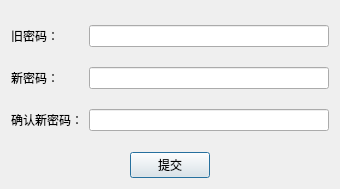
<?xml version="1.0" encoding="UTF-8"?>
<ui version="4.0">
 <class>PassWordDialog</class>
 <widget class="QDialog" name="PassWordDialog">
  <property name="geometry">
   <rect>
    <x>0</x>
    <y>0</y>
    <width>340</width>
    <height>189</height>
   </rect>
  </property>
  <property name="windowTitle">
   <string>Dialog</string>
  </property>
  <layout class="QVBoxLayout" name="verticalLayout">
   <item>
    <widget class="QWidget" name="widget" native="true">
     <property name="sizePolicy">
      <sizepolicy hsizetype="Preferred" vsizetype="Expanding">
       <horstretch>0</horstretch>
       <verstretch>0</verstretch>
      </sizepolicy>
     </property>
     <layout class="QGridLayout" name="gridLayout">
      <property name="leftMargin">
       <number>0</number>
      </property>
      <property name="topMargin">
       <number>0</number>
      </property>
      <property name="rightMargin">
       <number>0</number>
      </property>
      <property name="bottomMargin">
       <number>0</number>
      </property>
      <item row="1" column="0">
       <widget class="QLabel" name="label_2">
        <property name="text">
         <string>新密码：</string>
        </property>
       </widget>
      </item>
      <item row="0" column="1">
       <widget class="QLineEdit" name="oldPassWord"/>
      </item>
      <item row="1" column="1">
       <widget class="QLineEdit" name="newPassWord"/>
      </item>
      <item row="0" column="0">
       <widget class="QLabel" name="label">
        <property name="text">
         <string>旧密码：</string>
        </property>
       </widget>
      </item>
      <item row="2" column="1">
       <widget class="QLineEdit" name="confirmPassWord"/>
      </item>
      <item row="2" column="0">
       <widget class="QLabel" name="label_3">
        <property name="text">
         <string>确认新密码：</string>
        </property>
       </widget>
      </item>
     </layout>
    </widget>
   </item>
   <item>
    <widget class="QWidget" name="widget_2" native="true">
     <layout class="QHBoxLayout" name="horizontalLayout">
      <property name="leftMargin">
       <number>0</number>
      </property>
      <property name="topMargin">
       <number>0</number>
      </property>
      <property name="rightMargin">
       <number>0</number>
      </property>
      <property name="bottomMargin">
       <number>0</number>
      </property>
      <item>
       <spacer name="horizontalSpacer">
        <property name="orientation">
         <enum>Qt::Horizontal</enum>
        </property>
        <property name="sizeHint" stdset="0">
         <size>
          <width>40</width>
          <height>20</height>
         </size>
        </property>
       </spacer>
      </item>
      <item>
       <widget class="QPushButton" name="commitBtn">
        <property name="text">
         <string>提交</string>
        </property>
       </widget>
      </item>
      <item>
       <spacer name="horizontalSpacer_2">
        <property name="orientation">
         <enum>Qt::Horizontal</enum>
        </property>
        <property name="sizeHint" stdset="0">
         <size>
          <width>40</width>
          <height>20</height>
         </size>
        </property>
       </spacer>
      </item>
     </layout>
    </widget>
   </item>
  </layout>
 </widget>
 <resources/>
 <connections/>
</ui>
